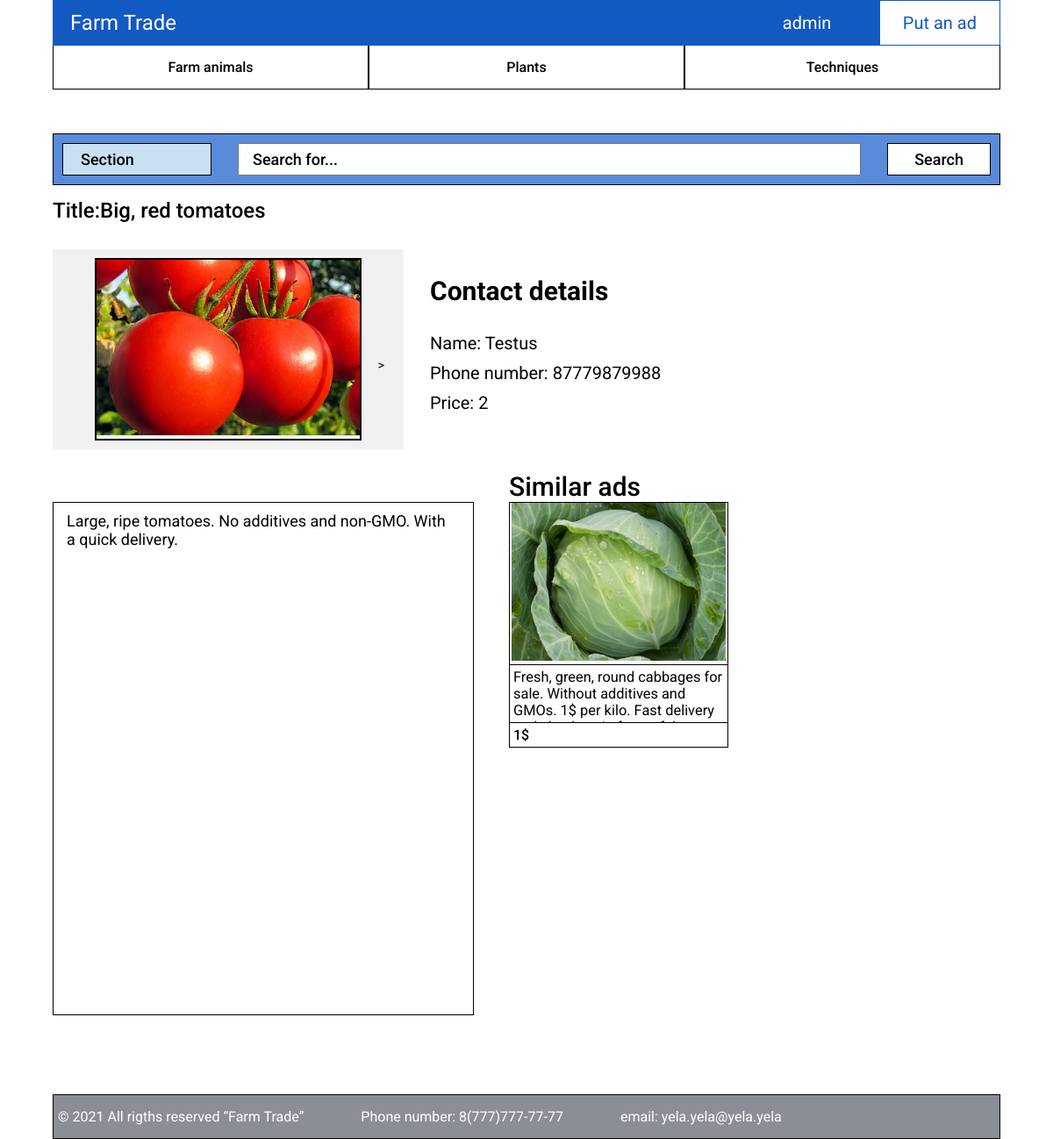
Screenshot of /ad/28/ (signed in) with the database file from the repository.
### main/models.py (models this page shows, shortened)
class Offer(models.Model):
	title = models.CharField(max_length = 255)
	category = models.ForeignKey(Category, on_delete = models.CASCADE)
	subcategory = models.ForeignKey(Subcategory, on_delete = models.CASCADE)
	price = models.PositiveIntegerField()
	description = models.TextField()
	user = models.ForeignKey(Profile, on_delete = models.CASCADE)
	def description_short(self):
		text = str(self.description)
		if len(text) < 200:
			return text
		else:
			return text[:200]

class OfferImage(models.Model):
	offer = models.ForeignKey(Offer, on_delete = models.CASCADE)
	image = models.ImageField(upload_to = 'images/')

class Profile(models.Model):
	user = models.OneToOneField(User, on_delete = models.CASCADE)
	name = models.CharField(max_length = 255)
	phone_number = models.CharField(max_length = 255)

### main/views.py (the view)
# urls.py: path('ad/<int:pk>/', UserOfferDetailView.as_view(), name = 'ad'),
class UserOfferDetailView(LoginRequiredMixin, DetailView):
	model = Offer
	template_name = 'inside-ad.html'
	def get_context_data(self, **kwargs):
		context = super().get_context_data(**kwargs)
		category = self.object.category
		subcategory = self.object.subcategory
		ads = Offer.objects.filter(category = category, subcategory = subcategory).exclude(pk= self.object.pk)
		if ads.count() > 4:
			context['similar_ads'] = ads[:4]
		else:
			context['similar_ads'] = ads
		context['category_farm'] = Category.objects.filter(title = 'Farm animals')
		context['category_plants'] = Category.objects.filter(title = 'Plants')
		context['category_techniques'] = Category.objects.filter(title = 'Techniques')
		return context

### templates/inside-ad.html (shortened to what this page needs)
{% extends "base.html" %}
	{% block content %}
	<section class="content-list">
		<div class="container">
			<div class="content-list__body">
				<div class="content-list__tabs">
					<nav class="content-list__tabs-items">
						<a href="#farm-animals" class="content-list__tabs-item"><span>Farm animals</span></a>
						<a href="#plants" class="content-list__tabs-item"><span>Plants</span></a>
						<a href="#techniques" class="content-list__tabs-item"><span>Techniques</span></a>
					</nav>
				</div>
			</div>
		</div>
	</section>
	<section class="filter">
		<div class="container">
			<div class="filter__body">
				<div class="filter-section">
					<ul class="menu">
						<li>
					    <a href="/">Section</a>
					  </li>
					</ul>
				</div>
				<form action="" class="filter-search">
					<input type="search" placeholder="Search for..." class="filter-text" required="" name="search">
					<input type="submit" value="Search" class="filter-button">
				</form>
			</div>
		</div>
	</section>
	<section class="inside">
		<div class="container">
			<div class="inside__body">
				<div class="inside__title"><h2>Title:{{ object.title }}</h2></div>
				<div class="inside__info">
					<div class="inside__silder">
						<div class="sliderContainer">
							<div class="slider">
								<div class="slider-line">
									{% for image in object.offerimage_set.all %}
									<a href="{{ image.image.url }}" target="blank" style="cursor: zoom-in;"><img src="{{ image.image.url }}" alt="{{ image.image.name }}"></a>
									{% endfor %}
								</div>
								<button class="sliderBtn slider-next">></button>
							</div>
						</div>
					</div>
					<div class="inside__text-info">
						<p class="contact-details"><h2>Contact details</h2></p>
						<p class="name">Name: {{ object.user.name }}</p>
						<p class="phone-number">Phone number: {{ object.user.phone_number }}</p>
						<p class="price">Price: {{ object.price }}</p>
					</div>
				</div>
			</div>
		</div>
	</section>
	<section class="similar">
		<div class="container">
			<div class="similar__body">
				<div class="adv-description">
					<p>{{ object.description }}</p>
				</div>
				<div class="similar__main">
					<h2>Similar ads</h2>
					<div class="similar__items">
						{% for ad in similar_ads %}
						<div class="adt__item">
							<a href="{% url 'ad' ad.pk %}">
							<img src="{{ ad.offerimage_set.first.image.url }}" alt="" class="adt__image"></a>
							<p class="adt__description">{{ ad.description_short }}</p>
							<p class="adt__price">{{ ad.price }}$</p>
						</div>
						{% endfor %}
					</div>
				</div>
			</div>
		</div>
	</section>
	{% endblock %}

### templates/base.html (shortened to what this page needs)
{% load static %}
<!DOCTYPE html>
<html lang="en">
<head>
	<link rel="stylesheet" href="{% static 'css/style.css' %}">
</head>
<body>
	<nav class="navbar">
		<div class="container">
			<div class="navbar__body">
				<div class="navbar__logo"><a href="{% url 'home' %}">Farm Trade</a></div>
				<div class="navbar__menu">
					{% if request.user.is_authenticated %}
						<ul class="navbar__username">
							<li>
								<a href="#">{{ request.user }}</a>
							</li>
						</ul>
					{% else %}
						<div class="navbar__log-in"><a href="{% url 'auth' %}">Log in</a></div>
					{% endif %}
					<div class="navbar__ad"><a href="{% url 'add_ad' %}">Put an ad</a></div>
				</div>
			</div>
		</div>
	</nav>
	{% block content %}
	{% endblock %}
	<footer class="footer">
		<div class="container">
			<div class="footer__body">
				<div class="footer__copyright">
					<p>© 2021 All rigths reserved “Farm Trade”</p>
				</div>
				<div class="footer__call">
					<a href="tel: +77777777777">Phone number: 8(777)777-77-77</a>
				</div>
				<div class="footer__email">
					<a href="mailto:yela.yela@yela.yela" target="_blank">email: yela.yela@yela.yela</a>
				</div>
			</div>
		</div>
	</footer>
</body>
</html>

### rows the page displays
Offer: title "Big, red tomatoes", user.name "Testus", user.phone_number "87779879988", price "2", description "Large, ripe tomatoes. No additives and non-GMO. With a quick delivery."
OfferImage: image (picture)
Offer: offerimage_set.first.image (picture), description_short "Fresh, green, round cabbages for sale. Without additives and GMOs. 1$ per kilo. Fast delivery…", price "1"

### other values shown
{{ request.user }} "admin"
